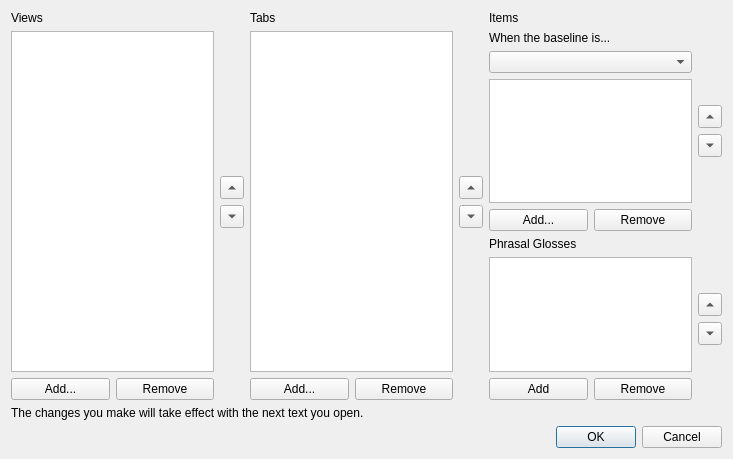
<?xml version="1.0" encoding="UTF-8"?>
<ui version="4.0">
 <class>ViewConfigurationDialog</class>
 <widget class="QDialog" name="ViewConfigurationDialog">
  <property name="geometry">
   <rect>
    <x>0</x>
    <y>0</y>
    <width>733</width>
    <height>459</height>
   </rect>
  </property>
  <property name="windowTitle">
   <string>View Configuration</string>
  </property>
  <layout class="QVBoxLayout" name="verticalLayout">
   <item>
    <layout class="QGridLayout" name="gridLayout">
     <item row="1" column="5" rowspan="15">
      <widget class="QListView" name="tabView"/>
     </item>
     <item row="16" column="5">
      <layout class="QHBoxLayout" name="horizontalLayout_2">
       <item>
        <widget class="QPushButton" name="addTab">
         <property name="text">
          <string>Add...</string>
         </property>
        </widget>
       </item>
       <item>
        <widget class="QPushButton" name="removeTab">
         <property name="text">
          <string>Remove</string>
         </property>
        </widget>
       </item>
      </layout>
     </item>
     <item row="1" column="3" rowspan="15">
      <layout class="QVBoxLayout" name="verticalLayout_3">
       <item>
        <spacer name="verticalSpacer">
         <property name="orientation">
          <enum>Qt::Vertical</enum>
         </property>
         <property name="sizeHint" stdset="0">
          <size>
           <width>20</width>
           <height>40</height>
          </size>
         </property>
        </spacer>
       </item>
       <item>
        <widget class="QToolButton" name="viewUp">
         <property name="text">
          <string>...</string>
         </property>
         <property name="arrowType">
          <enum>Qt::UpArrow</enum>
         </property>
        </widget>
       </item>
       <item>
        <widget class="QToolButton" name="viewDown">
         <property name="text">
          <string>...</string>
         </property>
         <property name="arrowType">
          <enum>Qt::DownArrow</enum>
         </property>
        </widget>
       </item>
       <item>
        <spacer name="verticalSpacer_2">
         <property name="orientation">
          <enum>Qt::Vertical</enum>
         </property>
         <property name="sizeHint" stdset="0">
          <size>
           <width>20</width>
           <height>40</height>
          </size>
         </property>
        </spacer>
       </item>
      </layout>
     </item>
     <item row="1" column="0" rowspan="15">
      <widget class="QListView" name="viewView"/>
     </item>
     <item row="16" column="0">
      <layout class="QHBoxLayout" name="horizontalLayout">
       <item>
        <widget class="QPushButton" name="addView">
         <property name="text">
          <string>Add...</string>
         </property>
        </widget>
       </item>
       <item>
        <widget class="QPushButton" name="removeView">
         <property name="text">
          <string>Remove</string>
         </property>
        </widget>
       </item>
      </layout>
     </item>
     <item row="0" column="0">
      <widget class="QLabel" name="label">
       <property name="text">
        <string>Views</string>
       </property>
      </widget>
     </item>
     <item row="1" column="6" rowspan="15">
      <layout class="QVBoxLayout" name="verticalLayout_7">
       <item>
        <spacer name="verticalSpacer_8">
         <property name="orientation">
          <enum>Qt::Vertical</enum>
         </property>
         <property name="sizeHint" stdset="0">
          <size>
           <width>20</width>
           <height>40</height>
          </size>
         </property>
        </spacer>
       </item>
       <item>
        <widget class="QToolButton" name="tabUp">
         <property name="text">
          <string>...</string>
         </property>
         <property name="arrowType">
          <enum>Qt::UpArrow</enum>
         </property>
        </widget>
       </item>
       <item>
        <widget class="QToolButton" name="tabDown">
         <property name="text">
          <string>...</string>
         </property>
         <property name="arrowType">
          <enum>Qt::DownArrow</enum>
         </property>
        </widget>
       </item>
       <item>
        <spacer name="verticalSpacer_9">
         <property name="orientation">
          <enum>Qt::Vertical</enum>
         </property>
         <property name="sizeHint" stdset="0">
          <size>
           <width>20</width>
           <height>40</height>
          </size>
         </property>
        </spacer>
       </item>
      </layout>
     </item>
     <item row="0" column="5">
      <widget class="QLabel" name="label_2">
       <property name="text">
        <string>Tabs</string>
       </property>
      </widget>
     </item>
     <item row="16" column="7">
      <layout class="QHBoxLayout" name="horizontalLayout_4">
       <item>
        <widget class="QPushButton" name="addPhrasalGloss">
         <property name="text">
          <string>Add</string>
         </property>
        </widget>
       </item>
       <item>
        <widget class="QPushButton" name="removePhrasalGloss">
         <property name="text">
          <string>Remove</string>
         </property>
        </widget>
       </item>
      </layout>
     </item>
     <item row="0" column="7">
      <widget class="QLabel" name="label_3">
       <property name="text">
        <string>Items</string>
       </property>
      </widget>
     </item>
     <item row="1" column="9" rowspan="7">
      <layout class="QVBoxLayout" name="verticalLayout_5">
       <item>
        <spacer name="verticalSpacer_4">
         <property name="orientation">
          <enum>Qt::Vertical</enum>
         </property>
         <property name="sizeHint" stdset="0">
          <size>
           <width>20</width>
           <height>40</height>
          </size>
         </property>
        </spacer>
       </item>
       <item>
        <widget class="QToolButton" name="itemUp">
         <property name="text">
          <string>...</string>
         </property>
         <property name="arrowType">
          <enum>Qt::UpArrow</enum>
         </property>
        </widget>
       </item>
       <item>
        <widget class="QToolButton" name="itemDown">
         <property name="text">
          <string>...</string>
         </property>
         <property name="arrowType">
          <enum>Qt::DownArrow</enum>
         </property>
        </widget>
       </item>
       <item>
        <spacer name="verticalSpacer_3">
         <property name="orientation">
          <enum>Qt::Vertical</enum>
         </property>
         <property name="sizeHint" stdset="0">
          <size>
           <width>20</width>
           <height>40</height>
          </size>
         </property>
        </spacer>
       </item>
      </layout>
     </item>
     <item row="8" column="9" rowspan="9">
      <layout class="QVBoxLayout" name="verticalLayout_6">
       <item>
        <spacer name="verticalSpacer_5">
         <property name="orientation">
          <enum>Qt::Vertical</enum>
         </property>
         <property name="sizeHint" stdset="0">
          <size>
           <width>20</width>
           <height>40</height>
          </size>
         </property>
        </spacer>
       </item>
       <item>
        <widget class="QToolButton" name="phrasalGlossUp">
         <property name="text">
          <string>...</string>
         </property>
         <property name="arrowType">
          <enum>Qt::UpArrow</enum>
         </property>
        </widget>
       </item>
       <item>
        <widget class="QToolButton" name="phrasalGlossDown">
         <property name="text">
          <string>...</string>
         </property>
         <property name="arrowType">
          <enum>Qt::DownArrow</enum>
         </property>
        </widget>
       </item>
       <item>
        <spacer name="verticalSpacer_6">
         <property name="orientation">
          <enum>Qt::Vertical</enum>
         </property>
         <property name="sizeHint" stdset="0">
          <size>
           <width>20</width>
           <height>40</height>
          </size>
         </property>
        </spacer>
       </item>
      </layout>
     </item>
     <item row="1" column="7" rowspan="7">
      <layout class="QVBoxLayout" name="verticalLayout_2">
       <item>
        <widget class="QLabel" name="label_4">
         <property name="text">
          <string>When the baseline is...</string>
         </property>
        </widget>
       </item>
       <item>
        <widget class="QComboBox" name="itemWritingSystemsCombo"/>
       </item>
       <item>
        <widget class="QListView" name="itemView"/>
       </item>
       <item>
        <layout class="QHBoxLayout" name="horizontalLayout_3">
         <item>
          <widget class="QPushButton" name="addItem">
           <property name="text">
            <string>Add...</string>
           </property>
          </widget>
         </item>
         <item>
          <widget class="QPushButton" name="removeItem">
           <property name="text">
            <string>Remove</string>
           </property>
          </widget>
         </item>
        </layout>
       </item>
      </layout>
     </item>
     <item row="8" column="7" rowspan="8">
      <layout class="QVBoxLayout" name="verticalLayout_4">
       <item>
        <widget class="QLabel" name="label_5">
         <property name="text">
          <string>Phrasal Glosses</string>
         </property>
        </widget>
       </item>
       <item>
        <widget class="QListView" name="phrasalGlossView"/>
       </item>
      </layout>
     </item>
    </layout>
   </item>
   <item>
    <widget class="QLabel" name="label_6">
     <property name="text">
      <string>The changes you make will take effect with the next text you open.</string>
     </property>
    </widget>
   </item>
   <item>
    <widget class="QDialogButtonBox" name="buttonBox">
     <property name="orientation">
      <enum>Qt::Horizontal</enum>
     </property>
     <property name="standardButtons">
      <set>QDialogButtonBox::Cancel|QDialogButtonBox::Ok</set>
     </property>
    </widget>
   </item>
  </layout>
 </widget>
 <resources/>
 <connections>
  <connection>
   <sender>buttonBox</sender>
   <signal>accepted()</signal>
   <receiver>ViewConfigurationDialog</receiver>
   <slot>accept()</slot>
   <hints>
    <hint type="sourcelabel">
     <x>248</x>
     <y>254</y>
    </hint>
    <hint type="destinationlabel">
     <x>157</x>
     <y>274</y>
    </hint>
   </hints>
  </connection>
  <connection>
   <sender>buttonBox</sender>
   <signal>rejected()</signal>
   <receiver>ViewConfigurationDialog</receiver>
   <slot>reject()</slot>
   <hints>
    <hint type="sourcelabel">
     <x>316</x>
     <y>260</y>
    </hint>
    <hint type="destinationlabel">
     <x>286</x>
     <y>274</y>
    </hint>
   </hints>
  </connection>
 </connections>
</ui>
